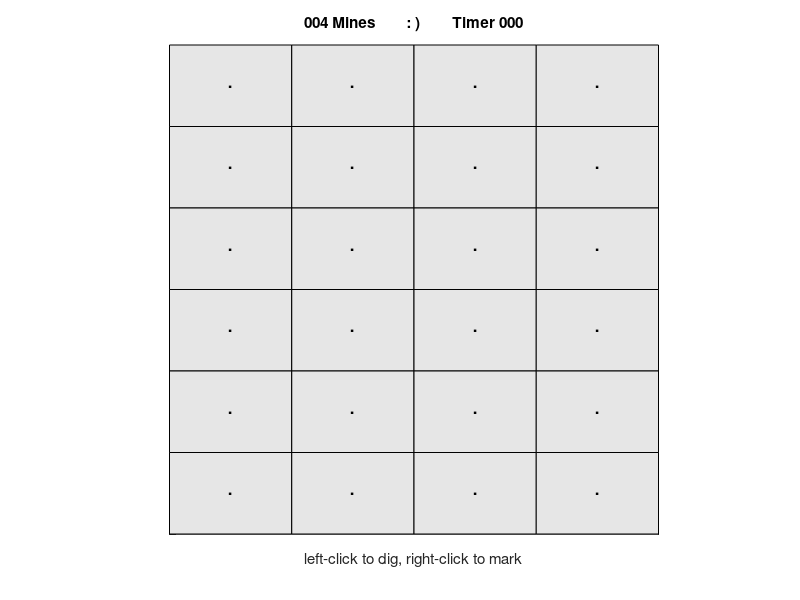

MATLAB code to generate this figure: (Note: this script raises an error after producing the figure.)
function Minesweeper

    % Game parameters (should be modified by user)
    nRows = 6;
    nCols = 4;
    percentMines = 0.15;

    % Create minefield
    nMines = ceil(percentMines*nRows*nCols);
    field = makeGrid(nRows, nCols, nMines);

    % Create timer for updating in axes title
    stopwatch = timer('TimerFcn', {@updateTime, field}, ...
        'ExecutionMode', 'fixedRate', 'Period', 1, 'StartDelay', 1, ...
        'TasksToExecute', 999);

    % Specify callbacks
    set(gcf, 'CloseRequestFcn', {@cleanUp, stopwatch})
    set(gca, 'ButtonDownFcn', {@onClick, field, stopwatch})


end

function field = makeGrid(nRows, nCols, nMines)
    % Create minefield with unit squares
    % Use quadrant IV to make indexing semi-consistent
    % i.e. square in ith row, jth column has lower-right corner at (j, -i)
    figure
    set(gcf, 'Color', [1 1 1])
    axis([0 nCols -nRows 0])
    axis square
    axis manual
    hold on
    set(gca, 'GridLineStyle', '-')
    grid on
    set(gca, 'XTick', 0:nCols)
    set(gca, 'YTick', -nRows:0)
    set(gca, 'XTickLabel', [])
    set(gca, 'YTickLabel', [])
    set(gca, 'Color', [0.6 0.6 0.6])
    setTitle(nMines, ': )', 0)
    xlabel('left-click to dig, right-click to mark')

    % Set up field structure
    % text will contain the handles to the labels in each square
    %   One character per square (or other functions will break)
    %   . Nothing noted
    %   M Marked as mine
    %   ? Marked as unknown
    %   1-8 Digits indicate how many mines this square touches
    %   * Mine (game over)
    %   (blank) Square has been (dug) and is not mined nor touching any mines
    % squares will contain handles to the colored "fill" objects
    %   fill objects will be deleted once square is "dug"
    %   Use ishandle() to determine if square is not yet dug
    % mines will contain a logical array indicating positions of mines
    %   true Mine
    %   false No mine
    % Later versions of MATLAB use gobjects() to preallocate text and squares
    field = struct('text', zeros(nRows, nCols), ...
        'squares', zeros(nRows, nCols), ...
        'mines', false(nRows, nCols));

    % Create individual square color and label objects
    for r = 1:nRows
        for c = 1:nCols
            field.squares(r, c) = ...
                fill([c-1 c-1 c c c-1], [-r+1 -r -r -r+1 -r+1], [0.9 0.9 0.9]);
            set(field.squares(r, c), 'HitTest', 'off')
            field.text(r, c) = text(c-0.5, -r+0.5, '.');
            set(field.text(r, c), 'FontSize', 12, 'FontWeight', 'bold', ...
                'HorizontalAlignment', 'center', 'HitTest', 'off');
        end
    end

    % Place mines randomly without repeats
    k = 0;
    while k < nMines
        idx = randi(nRows*nCols);
        if ~field.mines(idx)
            field.mines(idx) = true;
            k = k+1;
        end
    end
end

function onClick(obj, event, field, stopwatch)
    if strcmp(stopwatch.Running, 'off')
        start(stopwatch)
    end

    pt = get(obj, 'CurrentPoint');
    r = ceil(-pt(1, 2));
    c = ceil(pt(1, 1));

    if r > 0 && c > 0 && r <= size(field.squares, 1) && ... % Not yet been "dug"
            c <= size(field.squares, 2) && ishandle(field.squares(r, c))
        buttons = {'normal' 'alt' 'extend'};
        btn = find(strcmp(get(get(obj, 'Parent'), 'SelectionType'), buttons));
        labels = '.M?'; % Unmarked, mine flag, unknown flag
        currLabel = get(field.text(r, c), 'String');

        if btn == 1     % Left click
            if currLabel ~= labels(2);  % Don't dig if flagged as mine
                if field.mines(r, c)    % Mine there -> you lose
                    gameLost(field, stopwatch, r, c)
                else                    % No mine -> free to dig
                    minesLeft = countMineFlags(field);
                    digSquare(field, r, c)
                    if all(all(ishandle(field.squares) == field.mines))
                        gameWon(field, stopwatch)
                    else
                        faceTimer = timer('StartDelay', 0.5, ...
                            'StartFcn', {@setTitleOnTimer, minesLeft, ...
                            ': o', stopwatch.TasksExecuted}, ...
                            'TimerFcn', {@setTitleOnTimer, minesLeft, ...
                            ': )', stopwatch.TasksExecuted}, ...
                            'StopFcn', @deleteTimer);
                        start(faceTimer)
                    end
                end
            end

        elseif btn == 2 % Right-click
            % Rotate through labels list to the next one
            switch find(currLabel == labels)
                case 1
                    newLabel = labels(2);
                case 2
                    newLabel = labels(3);
                case 3
                    newLabel = labels(1);
            end
            set(field.text(r, c), 'String', newLabel);
            setTitle(countMineFlags(field), ': )', stopwatch.TasksExecuted)

        elseif btn == 3 % Middle-click
            % Mark/unmark unknown flag
            if currLabel == labels(1)
                set(field.text(r, c), 'String', labels(3));
            elseif currLabel == labels(3)
                set(field.text(r, c), 'String', labels(1));
            end
        end
    end
end

function updateTime(obj, event, field)
    setTitle(countMineFlags(field), ': )', obj.TasksExecuted)
end

function deleteTimer(obj, event)
    delete(obj)
end

function setTitleOnTimer(obj, event, mines, face, time)
    setTitle(mines, face, time)
end

function setTitle(mines, face, time)
    title(sprintf('%03d Mines        %s        Timer %03d', mines, face, time))
end

function minesLeft = countMineFlags(field)
% Determine how many mines are unmarked (negative means too many mines marked)
    minesLeft = sum(field.mines(:));
    for k = 1:numel(field.text)
        if get(field.text(k), 'String') % Not an empty string
            minesLeft = minesLeft-(get(field.text(k), 'String') == 'M');
        end
    end
end

function digSquare(field, r, c)
% If square is touching one or more mines then indicate the number
% Otherwise indicate no mines and dig surrounding squares recursively
% Assumes current square is clear of mines
    delete(field.squares(r, c))
    [nRows, nCols] = size(field.mines);
    surrR = [r-1 r r+1 r-1 r+1 r-1 r r+1];
    surrC = [c-1 c-1 c-1 c c c+1 c+1 c+1];
    toDelete = surrR < 1 | surrR > nRows | surrC < 1 | surrC > nCols;
    surrR(toDelete) = [];
    surrC(toDelete) = [];
    nearMines = sum(field.mines(sub2ind([nRows nCols], surrR, surrC)));
    label = sprintf('%d', nearMines);
    textColor = [0 0 0 ; 0 0 1 ; 0 1 0 ; 1 0 0 ; 0.5 0.1 0.9 ; ...
        0.6 0 0 ; 0.2 0.5 0.3 ; 0.2 0.2 0.1 ; 0 0 0];
    if ~nearMines
        label = '';
        for k = 1:length(surrR)
            if ~field.mines(surrR(k), surrC(k)) && ...
                    ishandle(field.squares(surrR(k), surrC(k))) && ...
                    ~strcmp(get(field.text(k), 'String'), 'M')
                digSquare(field, surrR(k), surrC(k))
            end
        end
    end
    set(field.text(r, c), 'String', label, 'Color', textColor(nearMines+1, :))
end

function gameLost(field, stopwatch, r, c)
    stop(stopwatch)
    setTitle(countMineFlags(field), 'X (', stopwatch.TasksExecuted)
    set(field.squares(r, c), 'FaceColor', [1 0 0])
    for k = 1:numel(field.text)
        if field.mines(k) && any(get(field.text(k), 'String') == '.?')
            set(field.text(k), 'String', '*', 'FontSize', 20)
        elseif ~field.mines(k) && ishandle(field.squares(k)) && ...
                get(field.text(k), 'String') == 'M'
            set(field.text(k), 'String', 'X', 'Color', [1 0 0])
        end
    end
    set(gca, 'HitTest', 'off')
    queryPlayAgain('Game over')
end

function gameWon(field, stopwatch)
% Flag any leftover mines and indicate win
    stop(stopwatch)
    set(field.text(ishandle(field.squares)), 'String', 'M')
    setTitle(0, 'B )', stopwatch.TasksExecuted)
    set(gca, 'HitTest', 'off')
    queryPlayAgain('Minefield cleared!')
end

function queryPlayAgain(msg)
% Ask player if they want to play again
% Reset game by closing and reopening figure
    choice = questdlg(sprintf('%s\nWould you like to play again?', msg), ...
        '', 'Yes', 'No', 'No');
    if strcmp(choice, 'Yes')
        close
        Minesweeper
    end
end

function cleanUp(obj, event, stopwatch)
% Stop and close down all necessary processes
    stop(stopwatch)
    delete(stopwatch)
    delete(obj)
end
